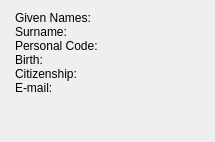
         <widget class="QFrame" name="personalInfo">
          <property name="accessibleName">
           <string>Personal info</string>
          </property>
          <layout class="QGridLayout" name="personalInfoLayout">
           <property name="leftMargin">
            <number>15</number>
           </property>
           <property name="verticalSpacing">
            <number>0</number>
           </property>
           <item row="0" column="0">
            <layout class="QHBoxLayout" name="personalNameLayout" stretch="0,1">
             <property name="spacing">
              <number>3</number>
             </property>
             <item>
              <widget class="QLabel" name="personalNameLabel">
               <property name="text">
                <string>Given Names:</string>
               </property>
              </widget>
             </item>
             <item>
              <widget class="QLabel" name="personalName"/>
             </item>
            </layout>
           </item>
           <item row="1" column="0">
            <layout class="QHBoxLayout" name="surNameLayout" stretch="0,1">
             <property name="spacing">
              <number>3</number>
             </property>
             <item>
              <widget class="QLabel" name="surNameLabel">
               <property name="text">
                <string>Surname:</string>
               </property>
              </widget>
             </item>
             <item>
              <widget class="QLabel" name="surName"/>
             </item>
            </layout>
           </item>
           <item row="2" column="0">
            <layout class="QHBoxLayout" name="personalCodeLayout" stretch="0,1">
             <property name="spacing">
              <number>3</number>
             </property>
             <item>
              <widget class="QLabel" name="personalCodeLabel">
               <property name="text">
                <string>Personal Code:</string>
               </property>
              </widget>
             </item>
             <item>
              <widget class="QLabel" name="personalCode"/>
             </item>
            </layout>
           </item>
           <item row="3" column="0">
            <layout class="QHBoxLayout" name="personalBirthLayout" stretch="0,1">
             <property name="spacing">
              <number>3</number>
             </property>
             <item>
              <widget class="QLabel" name="personalBirthLabel">
               <property name="text">
                <string>Birth:</string>
               </property>
              </widget>
             </item>
             <item>
              <widget class="QLabel" name="personalBirth"/>
             </item>
            </layout>
           </item>
           <item row="4" column="0">
            <layout class="QHBoxLayout" name="personalCitizenLayout" stretch="0,1">
             <property name="spacing">
              <number>3</number>
             </property>
             <item>
              <widget class="QLabel" name="personalCitizenLabel">
               <property name="text">
                <string>Citizenship:</string>
               </property>
              </widget>
             </item>
             <item>
              <widget class="QLabel" name="personalCitizen"/>
             </item>
            </layout>
           </item>
           <item row="5" column="0">
            <layout class="QHBoxLayout" name="personalEmailLayout" stretch="0,1">
             <property name="spacing">
              <number>3</number>
             </property>
             <item>
              <widget class="QLabel" name="personalEmailLabel">
               <property name="text">
                <string>E-mail:</string>
               </property>
              </widget>
             </item>
             <item>
              <widget class="QLabel" name="personalEmail"/>
             </item>
            </layout>
           </item>
           <item row="6" column="0">
            <spacer name="personalInfoSpacer">
             <property name="orientation">
              <enum>Qt::Vertical</enum>
             </property>
             <property name="sizeHint" stdset="0">
              <size>
               <width>0</width>
               <height>0</height>
              </size>
             </property>
            </spacer>
           </item>
           <item row="0" column="1" rowspan="7">
            <widget class="QLabel" name="pictureFrame">
             <property name="minimumSize">
              <size>
               <width>90</width>
               <height>120</height>
              </size>
             </property>
             <property name="accessibleName">
              <string>Picture</string>
             </property>
             <property name="alignment">
              <set>Qt::AlignCenter</set>
             </property>
            </widget>
           </item>
          </layout>
         </widget>
